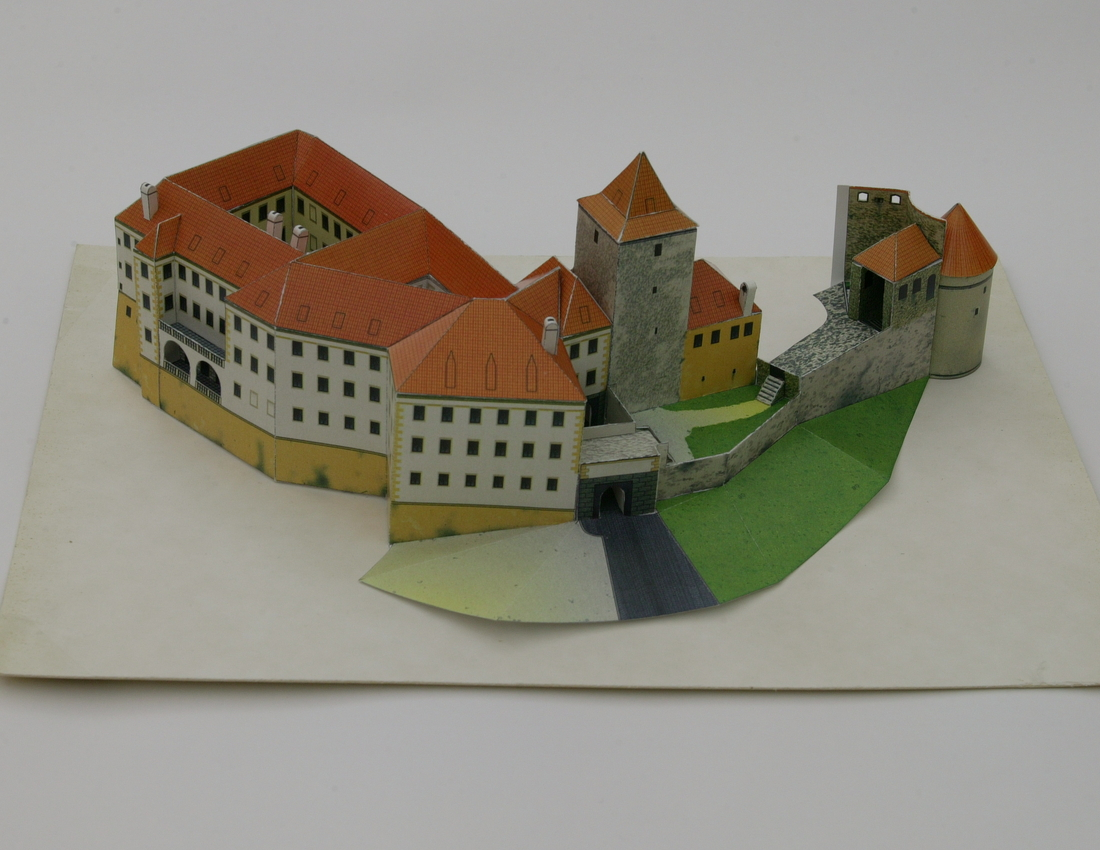
#> input picture hw9b_metric_reconstruction/daliborka_01.jpg, 1100 x 850 px
$ python hw09b.py
#> lines starting #> are read from the running program, lines starting #| are printed output that depends on the picture
import numpy as np  # for matrix computation and linear algebra
import scipy.linalg
from mpl_toolkits import mplot3d
import matplotlib.pyplot as plt  # for drawing and image I/O
import scipy.io as sio  # for matlab file format output
import itertools  # for generating all combinations
import scipy.linalg as slinalg


def step5(u1_c, u2_c, X, P1_c, P2_c):
    fig = plt.figure()
    fig.clf()
    d1_arr, d2_arr = [], []
    for each_X, i in zip(X, range(len(X))):
        X_loop = np.array([each_X[0], each_X[1], each_X[2], 1])
        reprojected = P1_c @ X_loop
        reprojected = (reprojected / reprojected[-1])[:-1]
        d1_arr.append(
                np.linalg.norm(
                        np.array([u1_c[0][i], u1_c[1][i]]) - reprojected))
        reprojected = P2_c @ X_loop
        reprojected = (reprojected / reprojected[-1])[:-1]
        d2_arr.append(
                np.linalg.norm(
                        np.array([u2_c[0][i], u2_c[1][i]]) - reprojected))

    plt.title("Reprojection errors")
    plt.xlabel('point index')
    plt.ylabel('Reprojection err [px]')
    plt.plot(d1_arr, color="b", label="image 1")
    plt.plot(d2_arr, color='g', label='image 2')
    plt.legend(loc='best')
    plt.savefig("09_errorsr.pdf")
    plt.show()


def step4(u1_c, u2_c, X, P1_c, P2_c, angls):
    fig = plt.figure()
    fig.clf()
    fig.suptitle("The corresponding points and edges")

    plt.subplot(121)
    for i, j in zip(angls[0], angls[1]):
        plt.plot([u1_c[0][i], u1_c[0][j]], [u1_c[1][i], u1_c[1][j]], 'y-')
    for each_X in X:
        reprojected = P1_c @ np.array([each_X[0], each_X[1], each_X[2], 1])
        reprojected /= reprojected[-1]
        plt.plot(reprojected[0], reprojected[1], 'ro')
    plt.plot(u1_c[0], u1_c[1], 'b.')
    plt.imshow(img1)
    ##########################################
    plt.subplot(122)
    for i, j in zip(angls[0], angls[1]):
        plt.plot([u2_c[0][i], u2_c[0][j]], [u2_c[1][i], u2_c[1][j]], 'y-')
    for each_X in X:
        reprojected = P2_c @ np.array([each_X[0], each_X[1], each_X[2], 1])
        reprojected /= reprojected[-1]
        plt.plot(reprojected[0], reprojected[1], 'ro')
    plt.plot(u2_c[0], u2_c[1], 'b.')
    plt.imshow(img2)
    plt.show()
    fig.savefig("09_reprojection.pdf")


def e2rc(E_e2rc):
    # E = R cross C, decomposition:
    Rz = np.array([[0, 1, 0], [-1, 0, 0], [0, 0, 1]])
    U, S, V = np.linalg.svd(E_e2rc)
    R1_c = U @ Rz @ V
    R2_c = U @ Rz.T @ V
    C1_c = V[-1] * S[0]
    C2_c = -C1_c
    return R1_c, R2_c, C1_c, C2_c


def compute_Xs(u_current_1, u_current_2, P1_c, P2_c):
    res_X = []
    for cnt in range(len(u_current_1[0])):
        u_tmp = np.array([u_current_1[0][cnt],
                          u_current_1[1][cnt], 1]).reshape(3, 1)
        v_tmp = np.array([u_current_2[0][cnt],
                          u_current_2[1][cnt], 1]).reshape(3, 1)
        M = np.vstack([np.hstack([u_tmp, np.zeros((3, 1)), -P1_c]),
                       np.hstack([np.zeros((3, 1)), v_tmp, -P2_c])])
        _, _, Vh = np.linalg.svd(M)
        res_X.append(Vh[-1, 2:5] / Vh[-1, -1])
    return res_X


def optimize_rc(R1_current, C1_current, R2_current, C2_current,
                u_current_1, u_current_2):
    result_index_R_C_Ps = []

    P1_c = np.hstack((np.eye(3), np.zeros((3, 1))))
    for R_loop, C_loop in [[R1_current, C1_current],
                           [R1_current, C2_current],
                           [R2_current, C1_current],
                           [R2_current, C2_current]]:
        counter = 0
        P2_c = np.hstack((R_loop, (R_loop @ C_loop).reshape(3, 1)))
        X = compute_Xs(u_current_1, u_current_2, P1_c, P2_c)
        for each, i in zip(X, range(len(X))):
            u_tmp = np.array([u_current_1[0][i],
                              u_current_1[1][i], 1]).reshape(3, 1)
            v_tmp = np.array([u_current_2[0][i],
                              u_current_2[1][i], 1]).reshape(3, 1)
            # check if after reconstruction point in front of both cameras
            if (np.dot(each, u_tmp) /
                (np.linalg.norm(each) *
                 np.linalg.norm(u_tmp)) > 0) and \
                    (np.dot(each, v_tmp) /
                     (np.linalg.norm(each) *
                      np.linalg.norm(v_tmp)) > 0):
                counter += 1

        print(counter)
        result_index_R_C_Ps.append([counter, R_loop, C_loop, P1_c, P2_c])
    return sorted(result_index_R_C_Ps, key=lambda x: x[0])[-1]


if __name__ == "__main__":
    # Data preprocessing
    img1 = plt.imread('daliborka_01.jpg')
#> img1 is the input picture: shape (850, 1100, 3); mean R, G, B 145.8, 142, 130
    img2 = plt.imread('daliborka_23.jpg')
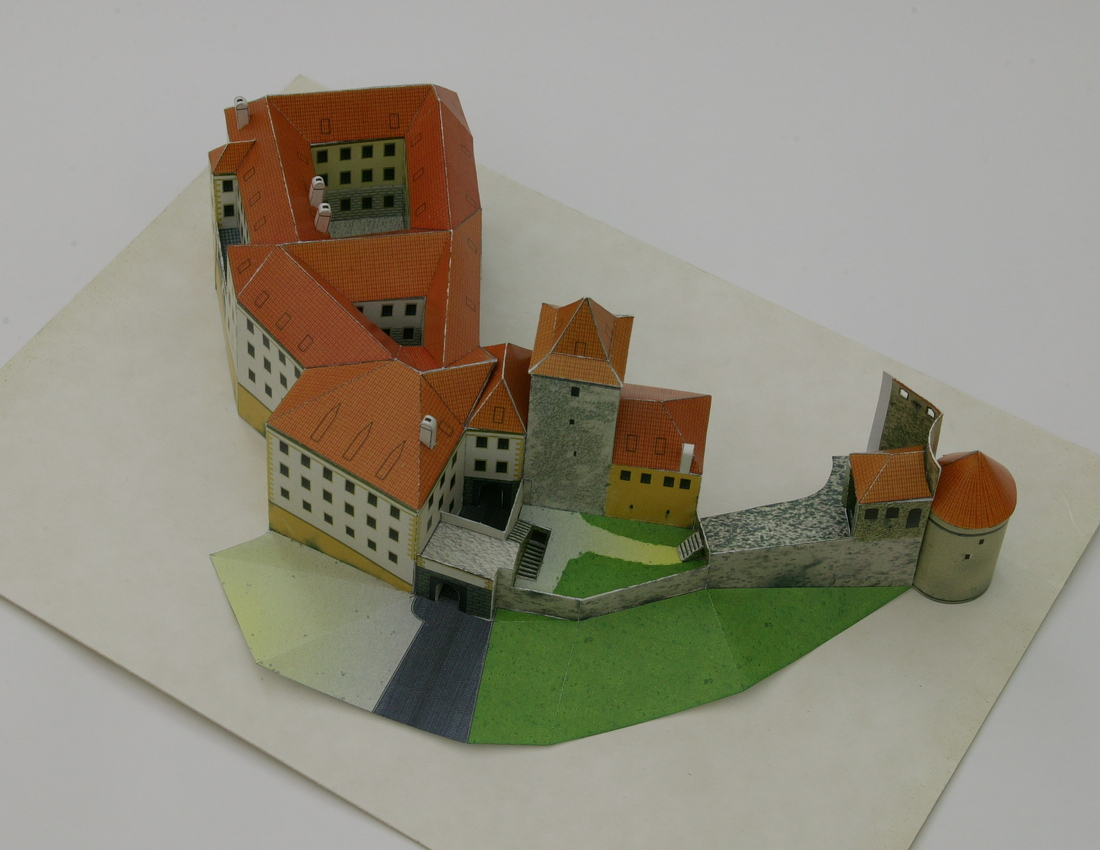
#> input picture hw9b_metric_reconstruction/daliborka_23.jpg, 1100 x 850 px
#> img2 is the input picture: shape (850, 1100, 3); mean R, G, B 145.9, 141.7, 127.3

    f = sio.loadmat("daliborka_01_23-uu.mat")
#> (reads hw9b_metric_reconstruction/daliborka_01_23-uu.mat from the repository)

    K = sio.loadmat('K.mat')["K"]
#> (reads hw9b_metric_reconstruction/K.mat from the repository)

    # indices of a points, that form an edge
    edges = f["edges"]  # - 1
    edges = np.array([edges[0] - 1, edges[1] - 1])
    # list of 12 indices of points ix
    ix = f["ix"][0] - 1
    # There is a set of point matches between the images above.
    u01_ks = f["u01"]
    u23_ks = f["u23"]

    u01 = np.array([u01_ks[0] - 1, u01_ks[1] - 1])
    u23 = np.array([u23_ks[0] - 1, u23_ks[1] - 1])


    def dv(x):
        tmp = np.linalg.inv(K) @ np.array([x[0], x[1], 1])
        tmp = (tmp / tmp[-1])[:-1]
        return tmp


    u01 = np.array([dv(each) for each in u01.T]).T
    u23 = np.array([dv(each) for each in u23.T]).T

    # Step 1
    # Decompose the best E into relative rotation R and translation C
    # (four solutions). Choose such a solution that reconstructs (most of)
    # the points in front of both (computed) cameras.

    E = sio.loadmat("09a_data.mat")["E"]
#> (reads hw9b_metric_reconstruction/09a_data.mat from the repository)

    R1, C1, R2, C2 = e2rc(E)

    # Step 2
    # Construct projective matrices P1, P2 (including K).
    _, R, C, P1, P2 = optimize_rc(R1, R2, C1, C2, u01, u23)

    # Step 3
    # Compute scene points X.
    P1K = np.hstack([K, np.array([0, 0, 0]).reshape(3, 1)])
    P2K = np.hstack((K @ R, (-K @ R @ C).reshape(-1, 1)))

    X = np.array(compute_Xs(u01_ks, u23_ks, P1K, P2K)).T

    # Step 4
    # Display the images, draw the input points as blue dots and the scene
    # points X projected by appropriate P_i as red circles. Draw also the
    # edges, connecting the original points as yellow lines.
    # Export as 09_reprojection.pdf.

    step4(u01_ks, u23_ks, compute_Xs(u01_ks, u23_ks, P1K, P2K), P1K, P2K,
          edges)
#> in step4, `plt.show()`:
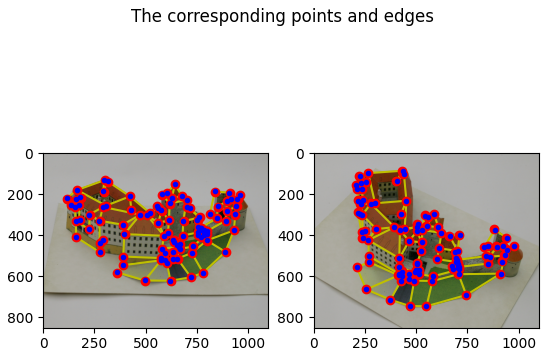
#> figure drawn by matplotlib, 2 panels

    # Step 5
    # Draw graph of reprojection errors and export as 09_errorsr.pdf.

    step5(u01_ks, u23_ks, compute_Xs(u01_ks, u23_ks, P1K, P2K), P1K, P2K)
#> in step5, `plt.savefig("09_errorsr.pdf")`:
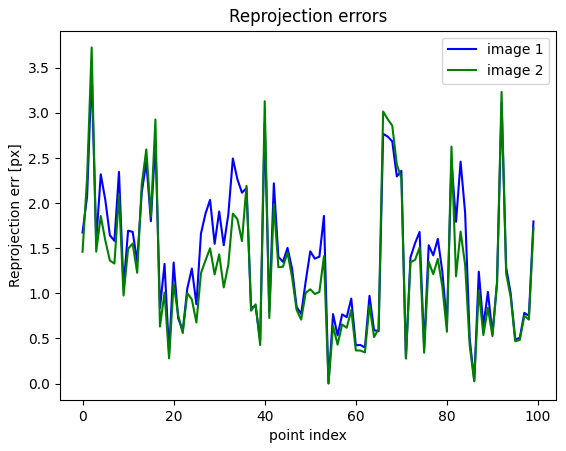
#> figure drawn by matplotlib, 1 panel; curve peaks at x = 2, y = 3.45; curve peaks at x = 2, y = 3.73

    # Step 6
    # Draw the 3D point set (using 3D plotting facility) connected
    # by the edges as a wire-frame model, shown from the top of the tower,
    # from the side, and from some general view. Export as 09_view1.pdf,
    # 09_view2.pdf, and 09_view3.pdf.

    X_3d = np.array(compute_Xs(u01, u23, P1, P2)).T

    fig = plt.figure()
    plt.title('Model reconstruction')

    ax = plt.axes(projection='3d')
    ax.grid(False)
    ax.axis('off')
    for i, j in zip(edges[0], edges[1]):
        ax.plot([X_3d[0, i], X_3d[0, j]],
                [X_3d[1, i], X_3d[1, j]],
                [X_3d[2, i], X_3d[2, j]],
                color="black")

    # [4 lines of commented-out code are left out]

    ax.plot3D(X_3d[0], X_3d[1], X_3d[2], 'b.')

    plt.show()
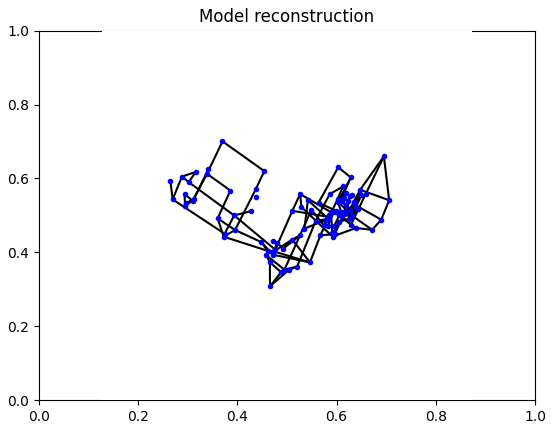
#> figure drawn by matplotlib, 1 panel

    # Step 7
    # Save Fe, E, R, C, P1, P2, X, and u1, u2, point_sel_e as 09b_data.mat.
    # X = np.array(compute_Xs(u01_ks, u23_ks, P1K, P2K)).T

    sio.savemat('09b_data.mat', {
        'u1': u01_ks,
        'u2': u23_ks,
        "Fe": sio.loadmat("09a_data.mat")["Fe"],
        "E": E,
        "R": R,
        "C": C.reshape(3, 1),
        "P1": P1K,
        "P2": P2K,
        "X": X,
        "point_sel_e": sio.loadmat("09a_data.mat")["point_sel_e"],
        })
